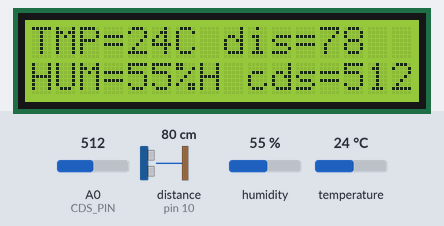
Recording of a sketch running on a simulated Arduino Uno, built with avr-gcc and run on an emulated ATmega328P. Parts: 16×2 character LCD. Wiring (inferred from the names in the program): ultrasonic range finder: trigger pin 11; echo pin 10. Inputs (shaded band) come from the test bench; at power-on: distance to the obstacle (sensor on pin 10) 80 cm, A0 (CDS_PIN) = 512, humidity 55 %, temperature 24 °C. The echo pulse lasts 58.3 µs per cm.

Above: at 3.2 s.
3.3 s: distance to the obstacle (sensor on pin 10) set to 2 cm
At 4.8 s:
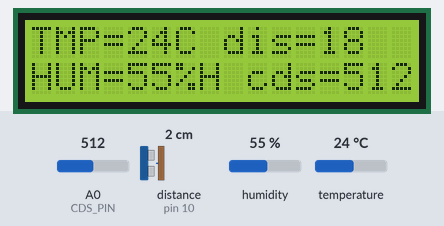
5.4 s: A0 (CDS_PIN) set to 306
At 7.7 s:
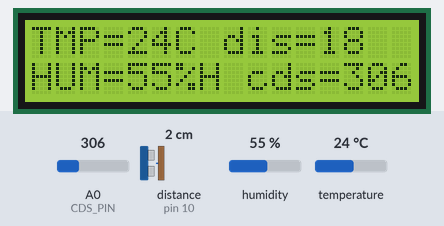
9.7 s: humidity set to 22 %
At 12.4 s:
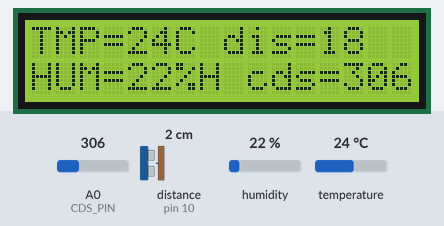
15.9 s: temperature set to 12 °C
At 18.3 s:
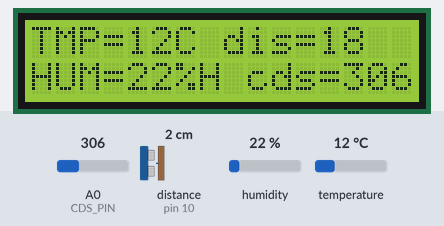
19.0 s: distance to the obstacle (sensor on pin 10) set to 4 cm
At 20.5 s:
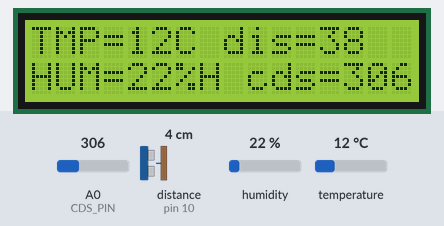
21.1 s: A0 (CDS_PIN) set to 716
At 23.4 s:
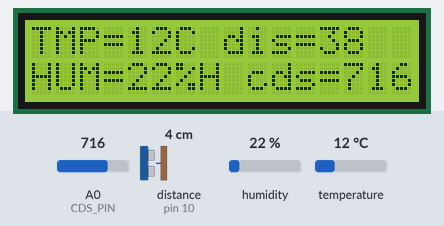
Timing chart, 0 to 24.6 s (numbered marks = the images above; inputs shaded):
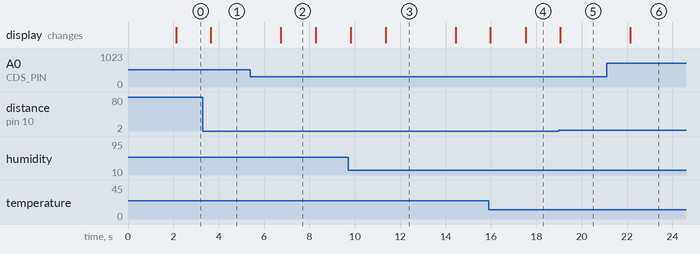

Measured:
- after the input at 3.3 s, the display: changes after 0.35 s (image 1)
- after the input at 5.4 s, the display: changes after 1.3 s (image 2)
- after the input at 9.7 s, the display: first differs from a run without the input after 1.7 s (image 3)
- after the input at 15.9 s, the display: first differs from a run without the input after 1.6 s (image 4)
- after the input at 19.0 s, the display: changes after 0.06 s (image 5)
- after the input at 21.1 s, the display: changes after 1.0 s (image 6)
- what the display in image 2 shows lasts 1.6 s, from 6.7 s to 8.3 s

The sketch:

LCDplay.ino
```cpp
#include "DHT.h"
#include <Wire.h>
#include <LiquidCrystal_I2C.h>

#define DHT_PIN   8
#define CDS_PIN   A0
#define ECHO_PIN  10
#define TRIG_PIN  11

DHT dht(DHT_PIN, DHT11);
float uitraSonic();
void readSensor();
void lcdwrite ();
LiquidCrystal_I2C lcd(0x27,16,2);

void setup() {
  // put your setup code here, to run once:
    Serial.begin(115200);
    pinMode(CDS_PIN, INPUT);
    pinMode(TRIG_PIN, OUTPUT);
    pinMode(ECHO_PIN, INPUT);

    lcd.begin();
    lcd.backlight();
    dht.begin();
    delay(2000);
}

void loop() {

  readSensor();


   //DHT11 sampling rate is 1HZ.
  delay(1500);


}
void readSensor(){
  int humidity= dht.readHumidity();
  int temperature= dht.readTemperature();
  int cds =analogRead(CDS_PIN);
  int dis=uitraSonic();
  lcdwrite(temperature, dis, humidity, cds);
  }

float uitraSonic(){
  digitalWrite(TRIG_PIN, HIGH);
  delayMicroseconds(10);
  digitalWrite(TRIG_PIN, LOW);

  unsigned long duration = pulseIn(ECHO_PIN, HIGH);
  float distance = ((float)(340 * duration) / 10000) / 2;
  //return (float)pulseIn(ECHO_PIN, HIGH) / 58;
  return distance;
  }

 void lcdwrite (int temperature,int dis,int humidity, int cds){
  lcd.setCursor(0,0);
  lcd.print("TMP=");
  lcd.print(temperature);
  lcd.print("C");
  lcd.print(" dis=");
  lcd.print(dis);
  lcd.setCursor(0,1);
  lcd.print("HUM=");
  lcd.print(humidity);
  lcd.print("%H");
  lcd.print(" cds=");
  lcd.print(cds);
  }
```
